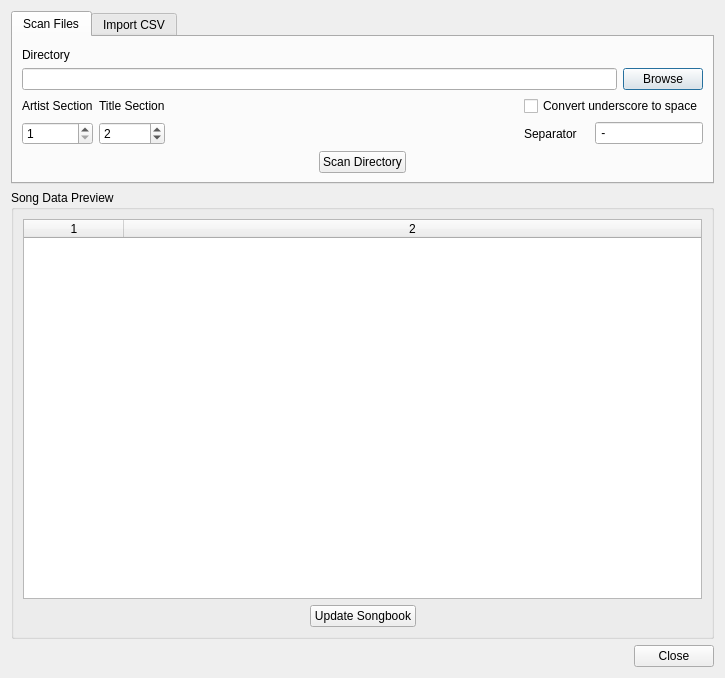
<?xml version="1.0" encoding="UTF-8"?>
<ui version="4.0">
 <class>DialogUpdate</class>
 <widget class="QDialog" name="DialogUpdate">
  <property name="windowModality">
   <enum>Qt::ApplicationModal</enum>
  </property>
  <property name="geometry">
   <rect>
    <x>0</x>
    <y>0</y>
    <width>725</width>
    <height>678</height>
   </rect>
  </property>
  <property name="windowTitle">
   <string>Update Song Database</string>
  </property>
  <property name="windowIcon">
   <iconset resource="../resources.qrc">
    <normaloff>:/resources/org.openkj.SongbookAgent.svg</normaloff>:/resources/org.openkj.SongbookAgent.svg</iconset>
  </property>
  <layout class="QVBoxLayout" name="verticalLayout_2">
   <item>
    <widget class="QTabWidget" name="tabWidget">
     <property name="sizePolicy">
      <sizepolicy hsizetype="Expanding" vsizetype="Preferred">
       <horstretch>0</horstretch>
       <verstretch>0</verstretch>
      </sizepolicy>
     </property>
     <property name="currentIndex">
      <number>0</number>
     </property>
     <widget class="QWidget" name="tab">
      <attribute name="title">
       <string>Scan Files</string>
      </attribute>
      <layout class="QVBoxLayout" name="verticalLayout_3">
       <item>
        <widget class="QLabel" name="label_9">
         <property name="text">
          <string>Directory</string>
         </property>
         <property name="alignment">
          <set>Qt::AlignBottom|Qt::AlignLeading|Qt::AlignLeft</set>
         </property>
        </widget>
       </item>
       <item>
        <layout class="QHBoxLayout" name="horizontalLayout_6">
         <item>
          <widget class="QLineEdit" name="lineEditDirPath"/>
         </item>
         <item>
          <widget class="QPushButton" name="btnBrowseDirs">
           <property name="text">
            <string>Browse</string>
           </property>
          </widget>
         </item>
        </layout>
       </item>
       <item>
        <layout class="QGridLayout" name="gridLayout_2">
         <item row="0" column="1">
          <widget class="QLabel" name="label_6">
           <property name="text">
            <string>Title Section</string>
           </property>
          </widget>
         </item>
         <item row="0" column="0">
          <widget class="QLabel" name="label_7">
           <property name="text">
            <string>Artist Section</string>
           </property>
          </widget>
         </item>
         <item row="1" column="1">
          <widget class="QSpinBox" name="spinBoxSecTitle">
           <property name="minimum">
            <number>1</number>
           </property>
           <property name="value">
            <number>2</number>
           </property>
          </widget>
         </item>
         <item row="1" column="0">
          <widget class="QSpinBox" name="spinBoxSecArtist">
           <property name="minimum">
            <number>1</number>
           </property>
          </widget>
         </item>
         <item row="0" column="3">
          <widget class="QCheckBox" name="checkBoxConvertUnderscoreFiles">
           <property name="text">
            <string>Convert underscore to space</string>
           </property>
          </widget>
         </item>
         <item row="1" column="3">
          <layout class="QHBoxLayout" name="horizontalLayout_5">
           <item>
            <widget class="QLabel" name="label_8">
             <property name="text">
              <string>Separator</string>
             </property>
            </widget>
           </item>
           <item>
            <widget class="QLineEdit" name="lineEditSepFile">
             <property name="sizePolicy">
              <sizepolicy hsizetype="Minimum" vsizetype="Fixed">
               <horstretch>0</horstretch>
               <verstretch>0</verstretch>
              </sizepolicy>
             </property>
             <property name="text">
              <string> - </string>
             </property>
            </widget>
           </item>
          </layout>
         </item>
         <item row="0" column="2">
          <spacer name="horizontalSpacer_5">
           <property name="orientation">
            <enum>Qt::Horizontal</enum>
           </property>
           <property name="sizeHint" stdset="0">
            <size>
             <width>40</width>
             <height>20</height>
            </size>
           </property>
          </spacer>
         </item>
        </layout>
       </item>
       <item>
        <layout class="QHBoxLayout" name="horizontalLayout_7">
         <item>
          <spacer name="horizontalSpacer_6">
           <property name="orientation">
            <enum>Qt::Horizontal</enum>
           </property>
           <property name="sizeHint" stdset="0">
            <size>
             <width>40</width>
             <height>20</height>
            </size>
           </property>
          </spacer>
         </item>
         <item>
          <widget class="QPushButton" name="btnScanFiles">
           <property name="text">
            <string>Scan Directory</string>
           </property>
          </widget>
         </item>
         <item>
          <spacer name="horizontalSpacer_7">
           <property name="orientation">
            <enum>Qt::Horizontal</enum>
           </property>
           <property name="sizeHint" stdset="0">
            <size>
             <width>40</width>
             <height>20</height>
            </size>
           </property>
          </spacer>
         </item>
        </layout>
       </item>
      </layout>
     </widget>
     <widget class="QWidget" name="tab_2">
      <attribute name="title">
       <string>Import CSV</string>
      </attribute>
      <layout class="QVBoxLayout" name="verticalLayout_4">
       <item>
        <widget class="QLabel" name="label">
         <property name="text">
          <string>CSV File</string>
         </property>
        </widget>
       </item>
       <item>
        <layout class="QHBoxLayout" name="horizontalLayout_2">
         <item>
          <widget class="QLineEdit" name="lineEditCsvPath"/>
         </item>
         <item>
          <widget class="QPushButton" name="btnBrowse">
           <property name="text">
            <string>Browse</string>
           </property>
          </widget>
         </item>
        </layout>
       </item>
       <item>
        <layout class="QGridLayout" name="gridLayout">
         <item row="0" column="1">
          <widget class="QLabel" name="label_3">
           <property name="text">
            <string>Title Column</string>
           </property>
          </widget>
         </item>
         <item row="0" column="0">
          <widget class="QLabel" name="label_2">
           <property name="text">
            <string>Artist Column</string>
           </property>
          </widget>
         </item>
         <item row="1" column="1">
          <widget class="QSpinBox" name="spinBoxColTitle">
           <property name="minimum">
            <number>1</number>
           </property>
           <property name="value">
            <number>2</number>
           </property>
          </widget>
         </item>
         <item row="1" column="0">
          <widget class="QSpinBox" name="spinBoxColArtist">
           <property name="minimum">
            <number>1</number>
           </property>
          </widget>
         </item>
         <item row="0" column="2">
          <spacer name="horizontalSpacer_3">
           <property name="orientation">
            <enum>Qt::Horizontal</enum>
           </property>
           <property name="sizeHint" stdset="0">
            <size>
             <width>40</width>
             <height>20</height>
            </size>
           </property>
          </spacer>
         </item>
         <item row="1" column="2">
          <widget class="QCheckBox" name="checkBoxConvertUnderscore">
           <property name="text">
            <string>Convert underscore to space</string>
           </property>
          </widget>
         </item>
        </layout>
       </item>
       <item>
        <layout class="QHBoxLayout" name="horizontalLayout_4">
         <item>
          <spacer name="horizontalSpacer_4">
           <property name="orientation">
            <enum>Qt::Horizontal</enum>
           </property>
           <property name="sizeHint" stdset="0">
            <size>
             <width>40</width>
             <height>20</height>
            </size>
           </property>
          </spacer>
         </item>
         <item>
          <widget class="QPushButton" name="btnLoadCsv">
           <property name="text">
            <string>Load CSV Data</string>
           </property>
          </widget>
         </item>
         <item>
          <spacer name="horizontalSpacer_8">
           <property name="orientation">
            <enum>Qt::Horizontal</enum>
           </property>
           <property name="sizeHint" stdset="0">
            <size>
             <width>40</width>
             <height>20</height>
            </size>
           </property>
          </spacer>
         </item>
        </layout>
       </item>
      </layout>
     </widget>
    </widget>
   </item>
   <item>
    <widget class="QGroupBox" name="groupBox">
     <property name="sizePolicy">
      <sizepolicy hsizetype="Preferred" vsizetype="Expanding">
       <horstretch>0</horstretch>
       <verstretch>0</verstretch>
      </sizepolicy>
     </property>
     <property name="title">
      <string>Song Data Preview</string>
     </property>
     <layout class="QVBoxLayout" name="verticalLayout">
      <item>
       <widget class="QTableWidget" name="tableWidgetPreview">
        <property name="sizeAdjustPolicy">
         <enum>QAbstractScrollArea::AdjustToContents</enum>
        </property>
        <property name="selectionMode">
         <enum>QAbstractItemView::NoSelection</enum>
        </property>
        <property name="selectionBehavior">
         <enum>QAbstractItemView::SelectRows</enum>
        </property>
        <property name="sortingEnabled">
         <bool>true</bool>
        </property>
        <property name="columnCount">
         <number>2</number>
        </property>
        <attribute name="horizontalHeaderCascadingSectionResizes">
         <bool>true</bool>
        </attribute>
        <attribute name="horizontalHeaderStretchLastSection">
         <bool>true</bool>
        </attribute>
        <attribute name="verticalHeaderVisible">
         <bool>false</bool>
        </attribute>
        <column/>
        <column/>
       </widget>
      </item>
      <item>
       <layout class="QHBoxLayout" name="horizontalLayout">
        <item>
         <spacer name="horizontalSpacer">
          <property name="orientation">
           <enum>Qt::Horizontal</enum>
          </property>
          <property name="sizeHint" stdset="0">
           <size>
            <width>40</width>
            <height>20</height>
           </size>
          </property>
         </spacer>
        </item>
        <item>
         <widget class="QPushButton" name="btnSend">
          <property name="text">
           <string>Update Songbook</string>
          </property>
         </widget>
        </item>
        <item>
         <spacer name="horizontalSpacer_2">
          <property name="orientation">
           <enum>Qt::Horizontal</enum>
          </property>
          <property name="sizeHint" stdset="0">
           <size>
            <width>40</width>
            <height>20</height>
           </size>
          </property>
         </spacer>
        </item>
       </layout>
      </item>
     </layout>
    </widget>
   </item>
   <item>
    <widget class="QDialogButtonBox" name="buttonBox">
     <property name="standardButtons">
      <set>QDialogButtonBox::Close</set>
     </property>
    </widget>
   </item>
  </layout>
 </widget>
 <resources>
  <include location="../resources.qrc"/>
 </resources>
 <connections/>
</ui>
